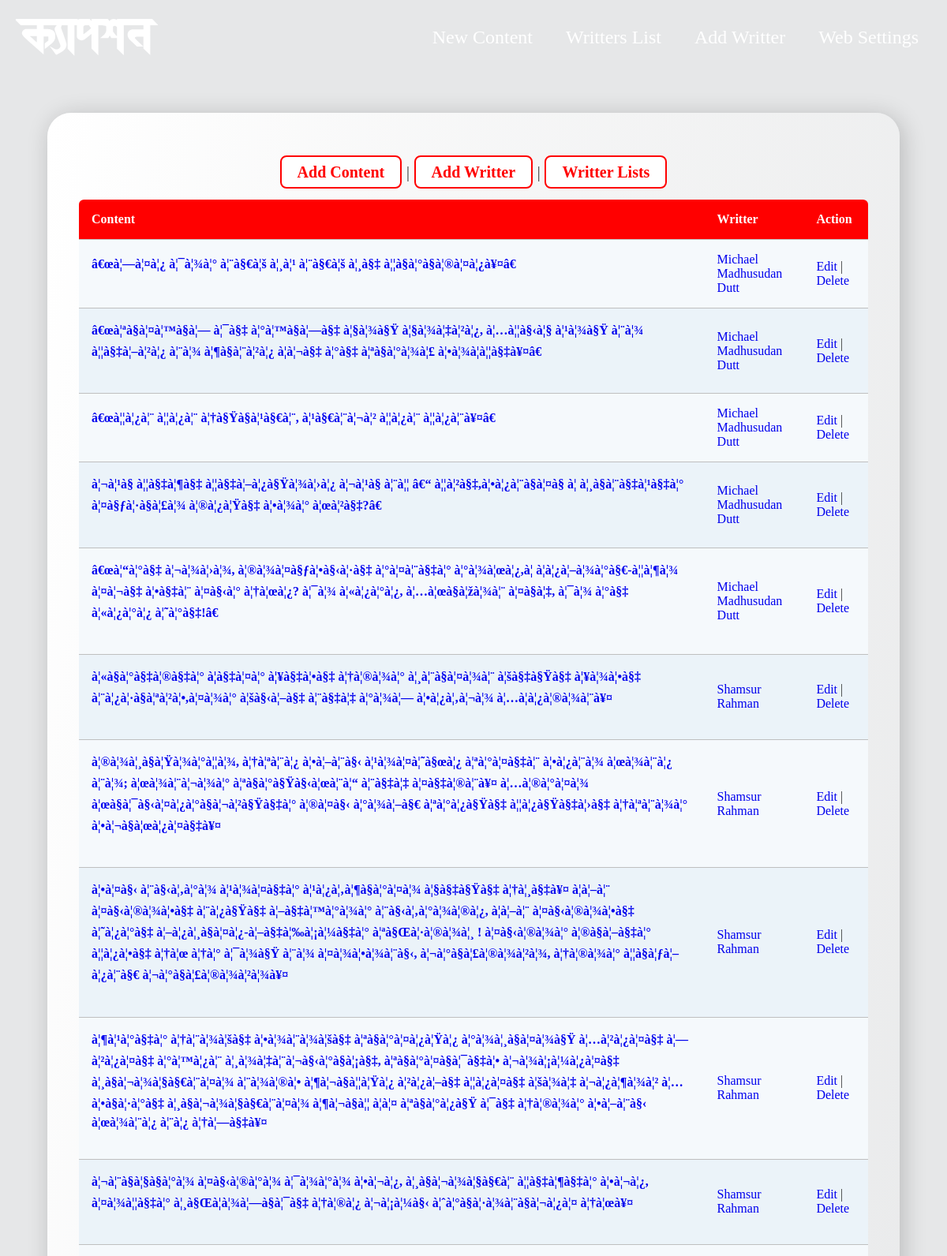
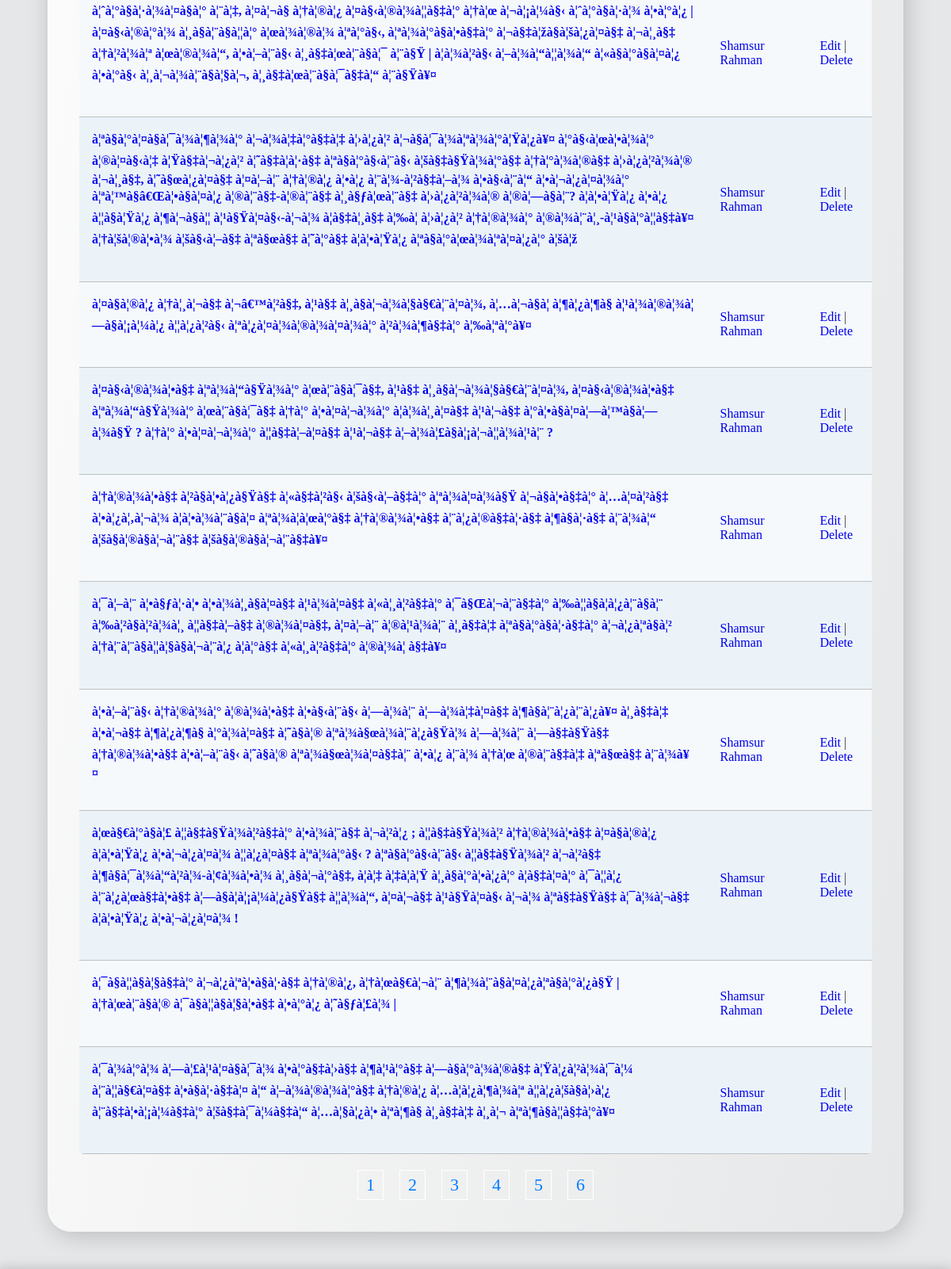
The app's page /admin/index.php?page=2 (signed in, upper part) with its own data (2 pictures, top to bottom).
### tables this page shows
CREATE TABLE `blog_posts` (
  `id` int(11) NOT NULL,
  `tags` text NOT NULL,
  `postTitle` varchar(200) NOT NULL,
  `description` text NOT NULL,
  `post_date` timestamp NOT NULL DEFAULT current_timestamp() ON UPDATE current_timestamp(),
  `auther` varchar(25) NOT NULL,
  `catinfo` varchar(11) DEFAULT NULL
);

CREATE TABLE `blog_cats` (
  `catID` int(11) NOT NULL,
  `catTitle` varchar(200) NOT NULL,
  `catSlug` varchar(200) NOT NULL,
  `image` text NOT NULL,
  `birthday` date NOT NULL,
  `facebook` text NOT NULL,
  `twitter` text NOT NULL,
  `linkdin` text NOT NULL,
  `youtube` text NOT NULL,
  `about` text NOT NULL,
  `birthplace` text NOT NULL,
  `deathdate` date NOT NULL,
  `profession` text NOT NULL,
  `nationality` text NOT NULL,
  `zodiac` text NOT NULL
);

### admin/index.php (the view, shortened to what this page needs)
<?php
	require_once('../inc/dbconfig.php');
?>
<center>
<div class="aboutbox">
    <center>
		<div class="text-center">
				<p><a class="btn btn-primary btn-sm" href='new-post.php'>Add Content</a> | <a class="btn btn-primary btn-sm" href='add-writter.php'>Add Writter</a> | <a class="btn btn-primary btn-sm" href='writter.php'>Writter Lists</a></p>
		</div>
			<?php
    $query = "SELECT id, postTitle, description, post_date, auther, catinfo FROM blog_posts ORDER BY id DESC";
    $result = mysqli_query($con, $query);
    $posts_per_page = 20;
    $total_posts = mysqli_num_rows($result);
    $total_pages = ceil($total_posts / $posts_per_page);
    if (isset($_GET['page'])) {
        $page = $_GET['page'];
    } else {
        $page = 1;
    }
    $start_post = ($page - 1) * $posts_per_page;
    $query = "SELECT id, postTitle, description, post_date, auther, catinfo FROM blog_posts ORDER BY id DESC LIMIT $start_post, $posts_per_page";
    $result = mysqli_query($con, $query);
    if (mysqli_num_rows($result) > 0) {
        echo '<table class="rwd-table"><tr class="info"><th>Content</th><th>Writter</th><th>Action</th></tr>';
        while ($row = mysqli_fetch_assoc($result)) {
            echo '<tr>';
            echo '<td><h4><a href="../viewpost.php?id=' . $row['id'] . '&title=' . $row['description'] . '">' . $row['description'] . '</a></h4></td>';
            $forcat = "SELECT catID, catTitle, catSlug FROM blog_cats WHERE catID = " . $row['catinfo'] . "";
            $result1 = mysqli_query($con, $forcat);
            if (mysqli_num_rows($result1) > 0) {
                while ($row1 = mysqli_fetch_assoc($result1)) {
                    echo '<td><a href="../writter.php?catid=' . $row1['catID'] . '&category=' . $row1['catTitle'] . '">' . $row1['catTitle'] . '</a></td>';
                }
            } else {
                echo '<td> - </td>';
            }
            ?>
            <td>
                <?php
                echo '<a href="edit.php?id=' . $row['id'] . '">Edit</a>';
                echo ' | ';
                echo '<a href="delete.php?id=' . $row['id'] . '">Delete</a>';
                echo '</td>';
                echo '</tr>';
            }
            echo '</table>';
            echo '<div class="pagination">';
            echo '<ul>';
            for ($i = 1; $i <= $total_pages; $i++) {
                echo '<li><a href="?page=' . $i . '">' . $i . '</a></li>';
            }
            echo '</ul>';
            echo '</div>';
        } else {
            echo '<div class="alert alert-warning text-center"><h3>no posts found, visit after sometime!</h3></div>';
            die();
        }
?>
			</center>
		</div>
		</center>
<?php
require_once('footer.php');
?>

### main.css (style rules this page uses)
body { margin: 0; background: #e6e7e8; font-family: AdorNoirrit; text-align: center; }
.aboutbox { border-radius: 30px; box-shadow: 4px 4px 30px 0 rgba(0, 0, 0, .2); max-width: 1000px; margin: 30px; background: linear-gradient(100deg, #fff, #e6e7e8); padding: 40px; font-size: 22px; text-align: justify; color: #404040; }
::placeholder { color: black; opacity: 1; }
.btn { border: 2px solid red; color: red; background-color: white; padding: 8px 20px; border-radius: 8px; font-size: 20px; font-weight: bold; }
a { text-decoration: none; }
.pagination { display: flex; justify-content: center; align-items: center; margin-top: 20px; }
.pagination ul { display: flex; justify-content: center; align-items: center; list-style: none; margin: 0; padding: 0; border-radius:10px; }
.pagination li { display: flex; justify-content: center; align-items: center; margin: 0 10px; }
.pagination li a { display: flex; justify-content: center; align-items: center; color: #007bff; border: 1px solid white; padding: 5px 10px; text-decoration: none; transition: all 0.3s ease; }

### admin/index.php (style rules this page uses)
.pagination { display: flex; justify-content: center; align-items: center; margin-top: 20px; }
.pagination ul { display: flex; justify-content: center; align-items: center; list-style: none; margin: 0; padding: 0; border-radius:10px; }
.pagination li { display: flex; justify-content: center; align-items: center; margin: 0 10px; }
.pagination li a { display: flex; justify-content: center; align-items: center; color: #007bff; border: 1px solid white; padding: 5px 10px; text-decoration: none; transition: all 0.3s ease; }
.rwd-table { margin: auto; min-width: 300px; max-width: 100%; border-collapse: collapse; }
.rwd-table tr:first-child { border-top: none; background: red; color: #fff; }
.rwd-table tr { border-top: 1px solid #ddd; border-bottom: 1px solid #ddd; background-color: #f5f9fc; }
.rwd-table tr:nth-child(odd):not(:first-child) { background-color: #ebf3f9; }
.rwd-table th { display: none; }
.rwd-table td { display: block; }
.rwd-table td:first-child { margin-top: .5em; }
.rwd-table td:last-child { margin-bottom: .5em; }
.rwd-table td:before { content: attr(data-th); font-weight: bold; width: 120px; display: inline-block; color: #000; }
.rwd-table th, .rwd-table td { text-align: left; }
.rwd-table { color: #333; border-radius: .4em; overflow: hidden; }
.rwd-table tr { border-color: #bfbfbf; }
.rwd-table th, .rwd-table td { padding: .5em 1em; }
@media screen and (min-width: 600px) { .rwd-table td:before { display: none; } }
@media screen and (min-width: 600px) { .rwd-table th, .rwd-table td { display: table-cell; padding: .25em .5em; } }
@media screen and (min-width: 600px) { .rwd-table th:first-child, .rwd-table td:first-child { padding-left: 0; } }
@media screen and (min-width: 600px) { .rwd-table th:last-child, .rwd-table td:last-child { padding-right: 0; } }
@media screen and (min-width: 600px) { .rwd-table th, .rwd-table td { padding: 1em !important; } }

### records on screen
blog_posts: description "â€œà¦—à¦¤à¦¿ à¦¯à¦¾à¦° à¦¨à§€à¦š à¦¸à¦¹ à¦¨à§€à¦š à¦¸à§‡ à¦¦à§à¦°à§à¦®à¦¤à¦¿à¥¤â€"
blog_cats: catTitle "Michael Madhusudan Dutt"
blog_posts: description "â€œà¦ªà§à¦¤à¦™à§à¦— à¦¯à§‡ à¦°à¦™à§à¦—à§‡ à¦§à¦¾à§Ÿ à¦§à¦¾à¦‡à¦²à¦¿, à¦…à¦¦à§‹à¦§ à¦¹à¦¾à§Ÿ à¦¨à¦¾ à¦¦à§‡à¦–à¦²à¦¿ à¦¨à¦¾ à¦¶à§à¦¨à¦²à¦¿ à¦à¦¬à§‡ à¦°à§‡ à¦ªà§à¦°à¦¾à¦£ à¦•à¦¾à¦à¦¦à§‡à¥¤â€"
blog_posts: description "â€œà¦¦à¦¿à¦¨ à¦¦à¦¿à¦¨ à¦†à§Ÿà§à¦¹à§€à¦¨, à¦¹à§€à¦¨à¦¬à¦² à¦¦à¦¿à¦¨ à¦¦à¦¿à¦¨à¥¤â€"
blog_posts: description "à¦¬à¦¹à§ à¦¦à§‡à¦¶à§‡ à¦¦à§‡à¦–à¦¿à§Ÿà¦¾à¦›à¦¿ à¦¬à¦¹à§ à¦¨à¦¦ â€“ à¦¦à¦²à§‡,à¦•à¦¿à¦¨à§à¦¤à§ à¦ à¦¸à§à¦¨à§‡à¦¹à§‡à¦° à¦¤à§ƒà¦·à§à¦£à¦¾ à¦®à¦¿à¦Ÿà§‡ à¦•à¦¾à¦° à¦œà¦²à§‡?â€"
blog_posts: description "â€œà¦“à¦°à§‡ à¦¬à¦¾à¦›à¦¾, à¦®à¦¾à¦¤à§ƒà¦•à§‹à¦·à§‡ à¦°à¦¤à¦¨à§‡à¦° à¦°à¦¾à¦œà¦¿,à¦ à¦­à¦¿à¦–à¦¾à¦°à§€-à¦¦à¦¶à¦¾ à¦¤à¦¬à§‡ à¦•à§‡à¦¨ à¦¤à§‹à¦° à¦†à¦œà¦¿? à¦¯à¦¾ à¦«à¦¿à¦°à¦¿, à¦…à¦œà§à¦žà¦¾à¦¨ à¦¤à§à¦‡, à¦¯à¦¾ à¦°à§‡ à¦«à¦¿à¦°à¦¿ à¦˜à¦°à§‡!â€"
blog_posts: description "à¦«à§à¦°à§‡à¦®à§‡à¦° à¦­à§‡à¦¤à¦° à¦¥à§‡à¦•à§‡ à¦†à¦®à¦¾à¦° à¦¸à¦¨à§à¦¤à¦¾à¦¨ à¦šà§‡à§Ÿà§‡ à¦¥à¦¾à¦•à§‡ à¦¨à¦¿à¦·à§à¦ªà¦²à¦•,à¦¤à¦¾à¦° à¦šà§‹à¦–à§‡ à¦¨à§‡à¦‡ à¦°à¦¾à¦— à¦•à¦¿à¦‚à¦¬à¦¾ à¦…à¦­à¦¿à¦®à¦¾à¦¨à¥¤"
blog_cats: catTitle "Shamsur Rahman"
blog_posts: description "à¦®à¦¾à¦¸à§à¦Ÿà¦¾à¦°à¦¦à¦¾, à¦†à¦ªà¦¨à¦¿ à¦•à¦–à¦¨à§‹ à¦¹à¦¾à¦¤à¦˜à§œà¦¿ à¦ªà¦°à¦¤à§‡à¦¨ à¦•à¦¿à¦¨à¦¾ à¦œà¦¾à¦¨à¦¿ à¦¨à¦¾; à¦œà¦¾à¦¨à¦¬à¦¾à¦° à¦ªà§à¦°à§Ÿà§‹à¦œà¦¨à¦“ à¦¨à§‡à¦‡ à¦¤à§‡à¦®à¦¨à¥¤ à¦…à¦®à¦°à¦¤à¦¾ à¦œà§à¦¯à§‹à¦¤à¦¿à¦°à§à¦¬à¦²à§Ÿà§‡à¦° à¦®à¦¤à§‹ à¦°à¦¾à¦–à§€ à¦ªà¦°à¦¿à§Ÿà§‡ à¦¦à¦¿à§Ÿà§‡à¦›à§‡ à¦†à¦ªà¦¨à¦¾à¦° à¦•à¦¬à§à¦œà¦¿à¦¤à§‡à¥¤"
blog_posts: description "à¦•à¦¤à§‹ à¦¨à§‹à¦‚à¦°à¦¾ à¦¹à¦¾à¦¤à§‡à¦° à¦¹à¦¿à¦‚à¦¶à§à¦°à¦¤à¦¾ à¦§à§‡à§Ÿà§‡ à¦†à¦¸à§‡à¥¤ à¦à¦–à¦¨ à¦¤à§‹à¦®à¦¾à¦•à§‡ à¦¨à¦¿à§Ÿà§‡ à¦–à§‡à¦™à¦°à¦¾à¦° à¦¨à§‹à¦‚à¦°à¦¾à¦®à¦¿, à¦à¦–à¦¨ à¦¤à§‹à¦®à¦¾à¦•à§‡ à¦˜à¦¿à¦°à§‡ à¦–à¦¿à¦¸à§à¦¤à¦¿-à¦–à§‡à¦‰à¦¡à¦¼à§‡à¦° à¦ªà§Œà¦·à¦®à¦¾à¦¸ ! à¦¤à§‹à¦®à¦¾à¦° à¦®à§à¦–à§‡à¦° à¦¦à¦¿à¦•à§‡ à¦†à¦œ à¦†à¦° à¦¯à¦¾à§Ÿ à¦¨à¦¾ à¦¤à¦¾à¦•à¦¾à¦¨à§‹, à¦¬à¦°à§à¦£à¦®à¦¾à¦²à¦¾, à¦†à¦®à¦¾à¦° à¦¦à§à¦ƒà¦–à¦¿à¦¨à§€ à¦¬à¦°à§à¦£à¦®à¦¾à¦²à¦¾à¥¤"
blog_posts: description "à¦¶à¦¹à¦°à§‡à¦° à¦†à¦¨à¦¾à¦šà§‡ à¦•à¦¾à¦¨à¦¾à¦šà§‡ à¦ªà§à¦°à¦¤à¦¿à¦Ÿà¦¿ à¦°à¦¾à¦¸à§à¦¤à¦¾à§Ÿ à¦…à¦²à¦¿à¦¤à§‡ à¦—à¦²à¦¿à¦¤à§‡ à¦°à¦™à¦¿à¦¨ à¦¸à¦¾à¦‡à¦¨à¦¬à§‹à¦°à§à¦¡à§‡, à¦ªà§à¦°à¦¤à§à¦¯à§‡à¦• à¦¬à¦¾à¦¡à¦¼à¦¿à¦¤à§‡ à¦¸à§à¦¬à¦¾à¦§à§€à¦¨à¦¤à¦¾ à¦¨à¦¾à¦®à¦• à¦¶à¦¬à§à¦¦à¦Ÿà¦¿ à¦²à¦¿à¦–à§‡ à¦¦à¦¿à¦¤à§‡ à¦šà¦¾à¦‡ à¦¬à¦¿à¦¶à¦¾à¦² à¦…à¦•à§à¦·à¦°à§‡ à¦¸à§à¦¬à¦¾à¦§à§€à¦¨à¦¤à¦¾ à¦¶à¦¬à§à¦¦ à¦à¦¤ à¦ªà§à¦°à¦¿à§Ÿ à¦¯à§‡ à¦†à¦®à¦¾à¦° à¦•à¦–à¦¨à§‹ à¦œà¦¾à¦¨à¦¿ à¦¨à¦¿ à¦†à¦—à§‡à¥¤"
blog_posts: description "à¦¬à¦¨à§à¦§à§à¦°à¦¾ à¦¤à§‹à¦®à¦°à¦¾ à¦¯à¦¾à¦°à¦¾ à¦•à¦¬à¦¿, à¦¸à§à¦¬à¦¾à¦§à§€à¦¨ à¦¦à§‡à¦¶à§‡à¦° à¦•à¦¬à¦¿, à¦¤à¦¾à¦¦à§‡à¦° à¦¸à§Œà¦­à¦¾à¦—à§à¦¯à§‡ à¦†à¦®à¦¿ à¦¬à¦¡à¦¼à§‹ à¦ˆà¦°à§à¦·à¦¾à¦¨à§à¦¬à¦¿à¦¤ à¦†à¦œà¥¤"
blog_posts: description "à¦ˆà¦°à§à¦·à¦¾à¦¤à§à¦° à¦¨à¦‡, à¦¤à¦¬à§ à¦†à¦®à¦¿ à¦¤à§‹à¦®à¦¾à¦¦à§‡à¦° à¦†à¦œ à¦¬à¦¡à¦¼à§‹ à¦ˆà¦°à§à¦·à¦¾ à¦•à¦°à¦¿ | à¦¤à§‹à¦®à¦°à¦¾ à¦¸à§à¦¨à§à¦¦à¦° à¦œà¦¾à¦®à¦¾ à¦ªà¦°à§‹, à¦ªà¦¾à¦°à§à¦•à§‡à¦° à¦¬à§‡à¦žà§à¦šà¦¿à¦¤à§‡ à¦¬à¦¸à§‡ à¦†à¦²à¦¾à¦ª à¦œà¦®à¦¾à¦“, à¦•à¦–à¦¨à§‹ à¦¸à§‡à¦œà¦¨à§à¦¯ à¦¨à§Ÿ | à¦­à¦¾à¦²à§‹ à¦–à¦¾à¦“à¦¦à¦¾à¦“ à¦«à§à¦°à§à¦¤à¦¿ à¦•à¦°à§‹ à¦¸à¦¬à¦¾à¦¨à§à¦§à¦¬, à¦¸à§‡à¦œà¦¨à§à¦¯à§‡à¦“ à¦¨à§Ÿà¥¤"
blog_posts: description "à¦ªà§à¦°à¦¤à§à¦¯à¦¾à¦¶à¦¾à¦° à¦¬à¦¾à¦‡à¦°à§‡à¦‡ à¦›à¦¿à¦² à¦¬à§à¦¯à¦¾à¦ªà¦¾à¦°à¦Ÿà¦¿à¥¤ à¦°à§‹à¦œà¦•à¦¾à¦° à¦®à¦¤à§‹à¦‡ à¦Ÿà§‡à¦¬à¦¿à¦² à¦˜à§‡à¦à¦·à§‡ à¦ªà§à¦°à§‹à¦¨à§‹ à¦šà§‡à§Ÿà¦¾à¦°à§‡ à¦†à¦°à¦¾à¦®à§‡ à¦›à¦¿à¦²à¦¾à¦® à¦¬à¦¸à§‡, à¦˜à§œà¦¿à¦¤à§‡ à¦¤à¦–à¦¨ à¦†à¦®à¦¿ à¦•à¦¿ à¦¨à¦¾-à¦²à§‡à¦–à¦¾ à¦•à§‹à¦¨à¦“ à¦•à¦¬à¦¿à¦¤à¦¾à¦° à¦ªà¦™à§â€Œà¦•à§à¦¤à¦¿ à¦®à¦¨à§‡-à¦®à¦¨à§‡ à¦¸à§ƒà¦œà¦¨à§‡ à¦›à¦¿à¦²à¦¾à¦® à¦®à¦—à§à¦¨? à¦à¦•à¦Ÿà¦¿ à¦•à¦¿ à¦¦à§à¦Ÿà¦¿ à¦¶à¦¬à§à¦¦ à¦¹à§Ÿà¦¤à§‹-à¦¬à¦¾ à¦­à§‡à¦¸à§‡ à¦‰à¦ à¦›à¦¿à¦² à¦†à¦®à¦¾à¦° à¦®à¦¾à¦¨à¦¸-à¦¹à§à¦°à¦¦à§‡à¥¤ à¦†à¦šà¦®à¦•à¦¾ à¦šà§‹à¦–à§‡ à¦ªà§œà§‡ à¦˜à¦°à§‡ à¦à¦•à¦Ÿà¦¿ à¦ªà§à¦°à¦œà¦¾à¦ªà¦¤à¦¿à¦° à¦šà¦ž"
blog_posts: description "à¦¤à§à¦®à¦¿ à¦†à¦¸à¦¬à§‡ à¦¬â€™à¦²à§‡, à¦¹à§‡ à¦¸à§à¦¬à¦¾à¦§à§€à¦¨à¦¤à¦¾, à¦…à¦¬à§à¦ à¦¶à¦¿à¦¶à§ à¦¹à¦¾à¦®à¦¾à¦—à§à¦¡à¦¼à¦¿ à¦¦à¦¿à¦²à§‹ à¦ªà¦¿à¦¤à¦¾à¦®à¦¾à¦¤à¦¾à¦° à¦²à¦¾à¦¶à§‡à¦° à¦‰à¦ªà¦°à¥¤"
blog_posts: description "à¦¤à§‹à¦®à¦¾à¦•à§‡ à¦ªà¦¾à¦“à§Ÿà¦¾à¦° à¦œà¦¨à§à¦¯à§‡, à¦¹à§‡ à¦¸à§à¦¬à¦¾à¦§à§€à¦¨à¦¤à¦¾, à¦¤à§‹à¦®à¦¾à¦•à§‡ à¦ªà¦¾à¦“à§Ÿà¦¾à¦° à¦œà¦¨à§à¦¯à§‡ à¦†à¦° à¦•à¦¤à¦¬à¦¾à¦° à¦­à¦¾à¦¸à¦¤à§‡ à¦¹à¦¬à§‡ à¦°à¦•à§à¦¤à¦—à¦™à§à¦—à¦¾à§Ÿ ? à¦†à¦° à¦•à¦¤à¦¬à¦¾à¦° à¦¦à§‡à¦–à¦¤à§‡ à¦¹à¦¬à§‡ à¦–à¦¾à¦£à§à¦¡à¦¬à¦¦à¦¾à¦¹à¦¨ ?"
blog_posts: description "à¦†à¦®à¦¾à¦•à§‡ à¦²à§à¦•à¦¿à§Ÿà§‡ à¦«à§‡à¦²à§‹ à¦šà§‹à¦–à§‡à¦° à¦ªà¦¾à¦¤à¦¾à§Ÿ à¦¬à§à¦•à§‡à¦° à¦…à¦¤à¦²à§‡ à¦•à¦¿à¦‚à¦¬à¦¾ à¦à¦•à¦¾à¦¨à§à¦¤ à¦ªà¦¾à¦à¦œà¦°à§‡ à¦†à¦®à¦¾à¦•à§‡ à¦¨à¦¿à¦®à§‡à¦·à§‡ à¦¶à§à¦·à§‡ à¦¨à¦¾à¦“ à¦šà§à¦®à§à¦¬à¦¨à§‡ à¦šà§à¦®à§à¦¬à¦¨à§‡à¥¤"
blog_posts: description "à¦¯à¦–à¦¨ à¦•à§ƒà¦·à¦• à¦•à¦¾à¦¸à§à¦¤à§‡ à¦¹à¦¾à¦¤à§‡ à¦«à¦¸à¦²à§‡à¦° à¦¯à§Œà¦¬à¦¨à§‡à¦° à¦‰à¦¦à§à¦­à¦¿à¦¨à§à¦¨ à¦‰à¦²à§à¦²à¦¾à¦¸ à¦¦à§‡à¦–à§‡ à¦®à¦¾à¦¤à§‡, à¦¤à¦–à¦¨ à¦®à¦¹à¦¾à¦¨ à¦¸à§‡à¦‡ à¦ªà§à¦°à§à¦·à§‡à¦° à¦¬à¦¿à¦ªà§à¦² à¦†à¦¨à¦¨à§à¦¦à¦§à§à¦¬à¦¨à¦¿ à¦à¦°à§‡ à¦«à¦¸à¦²à§‡à¦° à¦®à¦¾à¦ à§‡à¥¤"
blog_posts: description "à¦•à¦–à¦¨à§‹ à¦†à¦®à¦¾à¦° à¦®à¦¾à¦•à§‡ à¦•à§‹à¦¨à§‹ à¦—à¦¾à¦¨ à¦—à¦¾à¦‡à¦¤à§‡ à¦¶à§à¦¨à¦¿à¦¨à¦¿à¥¤ à¦¸à§‡à¦‡ à¦•à¦¬à§‡ à¦¶à¦¿à¦¶à§ à¦°à¦¾à¦¤à§‡ à¦˜à§à¦® à¦ªà¦¾à§œà¦¾à¦¨à¦¿à§Ÿà¦¾ à¦—à¦¾à¦¨ à¦—à§‡à§Ÿà§‡ à¦†à¦®à¦¾à¦•à§‡ à¦•à¦–à¦¨à§‹ à¦˜à§à¦® à¦ªà¦¾à§œà¦¾à¦¤à§‡à¦¨ à¦•à¦¿ à¦¨à¦¾ à¦†à¦œ à¦®à¦¨à§‡à¦‡ à¦ªà§œà§‡ à¦¨à¦¾à¥¤"
blog_posts: description "à¦œà§€à¦°à§à¦£ à¦¦à§‡à§Ÿà¦¾à¦²à§‡à¦° à¦•à¦¾à¦¨à§‡ à¦¬à¦²à¦¿ ; à¦¦à§‡à§Ÿà¦¾à¦² à¦†à¦®à¦¾à¦•à§‡ à¦¤à§à¦®à¦¿ à¦à¦•à¦Ÿà¦¿ à¦•à¦¬à¦¿à¦¤à¦¾ à¦¦à¦¿à¦¤à§‡ à¦ªà¦¾à¦°à§‹ ? à¦ªà§à¦°à§‹à¦¨à§‹ à¦¦à§‡à§Ÿà¦¾à¦² à¦¬à¦²à§‡ à¦¶à§à¦¯à¦¾à¦“à¦²à¦¾-à¦¢à¦¾à¦•à¦¾ à¦¸à§à¦¬à¦°à§‡, à¦à¦‡ à¦‡à¦à¦Ÿ à¦¸à§à¦°à¦•à¦¿à¦° à¦­à§‡à¦¤à¦° à¦¯à¦¦à¦¿ à¦¨à¦¿à¦œà§‡à¦•à§‡ à¦—à§à¦à¦¡à¦¼à¦¿à§Ÿà§‡ à¦¦à¦¾à¦“, à¦¤à¦¬à§‡ à¦¹à§Ÿà¦¤à§‹ à¦¬à¦¾ à¦ªà§‡à§Ÿà§‡ à¦¯à¦¾à¦¬à§‡ à¦à¦•à¦Ÿà¦¿ à¦•à¦¬à¦¿à¦¤à¦¾ !"
blog_posts: description "à¦¯à§à¦¦à§à¦§à§‡à¦° à¦¬à¦¿à¦ªà¦•à§à¦·à§‡ à¦†à¦®à¦¿, à¦†à¦œà§€à¦¬à¦¨ à¦¶à¦¾à¦¨à§à¦¤à¦¿à¦ªà§à¦°à¦¿à§Ÿ | à¦†à¦œà¦¨à§à¦® à¦¯à§à¦¦à§à¦§à¦•à§‡ à¦•à¦°à¦¿ à¦˜à§ƒà¦£à¦¾ |"
blog_posts: description "à¦¯à¦¾à¦°à¦¾ à¦—à¦£à¦¹à¦¤à§à¦¯à¦¾ à¦•à¦°à§‡à¦›à§‡ à¦¶à¦¹à¦°à§‡ à¦—à§à¦°à¦¾à¦®à§‡ à¦Ÿà¦¿à¦²à¦¾à¦¯à¦¼ à¦¨à¦¦à§€à¦¤à§‡ à¦•à§à¦·à§‡à¦¤ à¦“ à¦–à¦¾à¦®à¦¾à¦°à§‡ à¦†à¦®à¦¿ à¦…à¦­à¦¿à¦¶à¦¾à¦ª à¦¦à¦¿à¦šà§à¦›à¦¿ à¦¨à§‡à¦•à¦¡à¦¼à§‡à¦° à¦šà§‡à¦¯à¦¼à§‡à¦“ à¦…à¦§à¦¿à¦• à¦ªà¦¶à§ à¦¸à§‡à¦‡ à¦¸à¦¬ à¦ªà¦¶à§à¦¦à§‡à¦°à¥¤"
